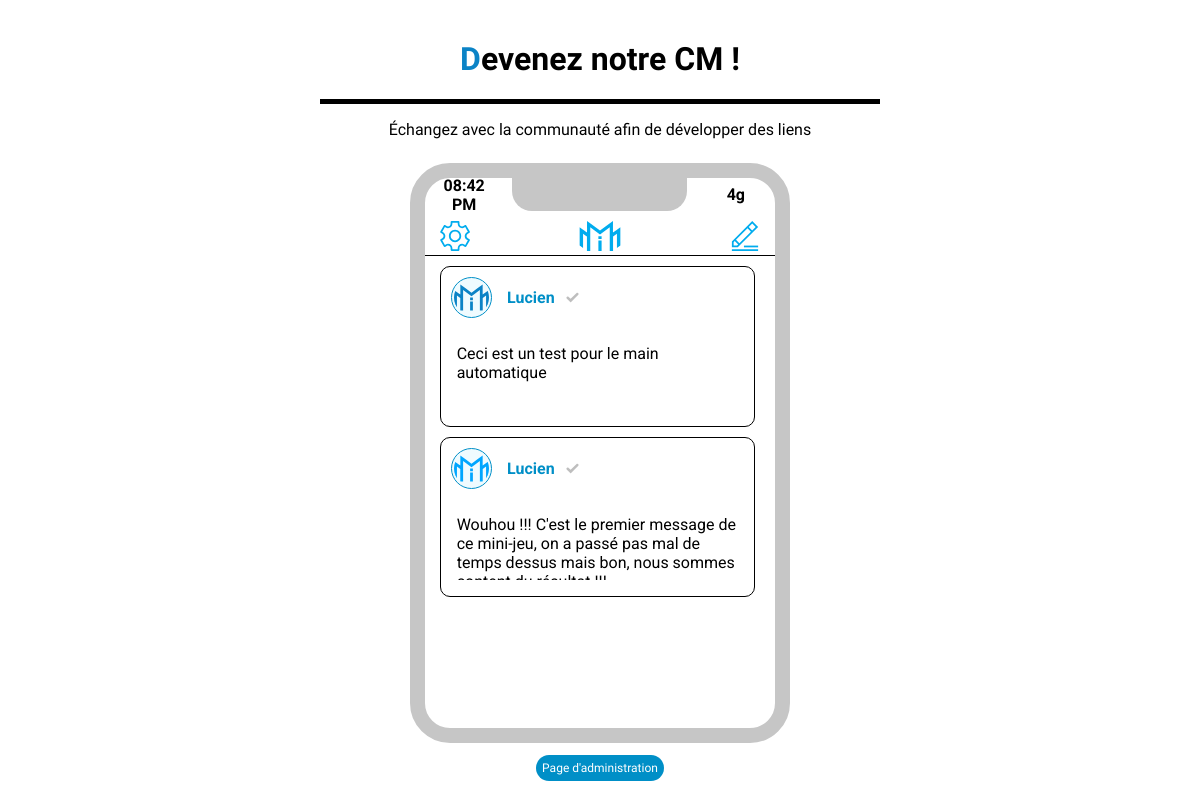
Screenshot of /OLD/mini-jeu/cm/index.php with the database file from the repository.
### tables this page shows
CREATE TABLE `jeucm` (
  `id` int(11) NOT NULL,
  `pseudo` varchar(20) NOT NULL,
  `textMsg` varchar(200) NOT NULL,
  `certif` tinyint(1) DEFAULT NULL,
  `couleur` varchar(20) NOT NULL
);

### OLD/mini-jeu/cm/index.php (the view, shortened to what this page needs)
<!DOCTYPE html>
<html lang="fr">
<head>
    <link href="styles.css" rel="stylesheet">
</head>
<body>
    <div class="cm">
        <h1>Devenez notre CM !</h1>
        <div></div>
        <p>Échangez avec la communauté afin de développer des liens</p>
        <div class="jeuCm">
            <div class="headjeu">
                <p class="heure">--:--</p>
                <div class="periph"></div>
                <p class="reseau">x</p>
            </div>
            <div class="headReseau">
                <a class="paramlogo" href="#"><img src="images/params.svg">
                </a>
                <a class="logo" href="#"><img src="images/logo.svg"></a>
                <a class="msg" href="#"><img src="images/message.svg"></a>
            </div>
            <div class="flux">
            <?php
            $link = new PDO('mysql:host=localhost;dbname=mmifyw', 'root', '', array(PDO::MYSQL_ATTR_INIT_COMMAND => "SET NAMES utf8"));
            $sql = "SELECT `id`, `pseudo`, `textMsg`, `certif`, `couleur`FROM `jeucm` ORDER BY id DESC";
            $req = $link -> prepare($sql);
            $req -> execute();
            while($data = $req -> fetch()){
                if($data['certif']){
                    $certif = "";
                    $check = '<div class="certif"><svg class="check" viewBox="0 0 24 24"><path d="m9.707 19.121c-.187.188-.442.293-.707.293s-.52-.105-.707-.293l-5.646-5.647c-.586-.586-.586-1.536 0-2.121l.707-.707c.586-.586 1.535-.586 2.121 0l3.525 3.525 9.525-9.525c.586-.586 1.536-.586 2.121 0l.707.707c.586.586.586 1.536 0 2.121z"/></svg></div>';
                }else{
                    $certif = "nocertif";
                    $check = "";
                }
                echo('
                <div class="mPost '.$certif.'">
                    <div class="mPostHead">
                        <svg viewBox="0 0 430 317">
                            <path fill="'.$data['couleur'].'" d="M353,317H318V67L215,142,112,67V317H77V164c-12.665-9-28.335-21-41-30V285L0,260C0.333,195.006,0,123.667,0,66c77.82,55.935,52.336,37.668,78,56,0.333-40.329-.333-81.671,0-122,45.329,33,91.671,67,137,100C260.329,67,306.671,33,352,0h0V122c25.664-18.332,52.336-37.668,78-56h0V260c0.082,0.169.171,0.294,0,0-11.332,7.666-24.668,17.334-36,25V134l-41,30V317ZM198,160h34v31H198V160Zm0,47h34V317H198V207Z"/>
                        </svg>
                        <h2>'.$data['pseudo'].$check.'<h2>
                    </div>
                    <p>'.$data['textMsg'].'</p>
                </div>
                ');
            }
            ?>
            </div>
        </div>
            <a href="connection.php" class="admin">Page d'administration</a>
    </div>
</body>
</html>

### OLD/mini-jeu/cm/styles.css (style rules this page uses)
body, html { margin: 0; }
.cm>h1 { margin-top: 5vh; text-align: center; font-family: 'Lexend Exa', sans-serif; }
.cm>h1:first-letter { color: #0B83C6; }
.cm>div:nth-child(2) { height: 5px; width: 35rem; background-color: black; }
.cm>p { font-size: 1rem; margin-bottom: 2vw; font-family: 'Lexend Exa', sans-serif; }
.cm { display: flex; width: 100vw; flex-direction: column; align-items: center; }
.jeuCm { background-color: white; width: 350px; height: 550px; border-radius: 40px; border: #C6C6C6 solid 15px; display: flex; flex-direction: column; }
.heure, .reseau { font-family: 'Roboto', sans-serif; font-weight: 700; margin: 0; width: 5vw; text-align: center; }
.periph { background-color: #C6C6C6; width: 50%; height: 100%; margin-top: -1px; border-radius: 0 0 20px 20px; }
.headjeu { display: flex; height: 6%; flex-direction: row; justify-content: space-around; align-items: center; }
.headReseau { margin: 10px 0; border-bottom: 1px black solid; display: flex; height: 6.5%; flex-direction: row; justify-content: space-between; align-items: center; position: relative; }
.logo>img, .paramlogo>img, .msg>img { height: 30px; width: 60px; transition: 0.25s cubic-bezier(.7,.09,.5,1.34); }
.flux { overflow: auto; height: 100%; margin: 0 15px; margin-bottom: 10px; }
.mPost { height: 35%; border-radius: 10px; border: 1px solid black; margin-bottom: 10px; margin-right: 5px; display: flex; flex-direction: column; font-family: 'Roboto', sans-serif; }
.mPost>p { width: 90%; word-wrap: break-word; overflow: auto; height: 70%; justify-self: center; align-self: center; }
.mPostHead { display: flex; flex-direction: row; align-items: center; margin: 5px; position: relative; }
.mPostHead>h2 { margin: 5px 10px; color: #008FC7; font-family: 'Roboto', sans-serif; font-size: 1rem; display: flex; align-items: center; position: relative; }
.certif { display: flex; align-items: center; transition: opacity 0.5s ease-in-out; }
.certif::after { content: "Ce message a été certifié"; background-color: white; white-space: nowrap; font-size: 0.75rem; position: absolute; left: 0; top: 100%; opacity: 0; transition: 0.25s ease-in-out; }
.check { opacity: 0.25; width: 15px; height: 15px; margin-left: 10px; transition: 0.25s ease-in-out; }
.mPostHead>svg { height: 35px; width: 35px; margin: 5px; border: 1px #008fc7 solid; border-radius: 50%; background-color: #00b7ff10; padding: 2px; }
.admin { margin-top: 1vw; padding: 0.5vw; border-radius: 20px; background-color: #008FC7; color: white; text-decoration: none; font-family: 'Lexend Exa', sans-serif; text-align: center; font-size: 1vw; transition: 0.25s ease-in-out; }

### rows the page displays
jeucm: pseudo "Lucien", certif 1 (drawn), textMsg "Ceci est un test pour le main automatique"
jeucm: pseudo "Lucien", certif 1 (drawn), textMsg "Wouhou !!! C'est le premier message de ce mini-jeu, on a passé pas mal de temps dessus mais bon, nous sommes…"
